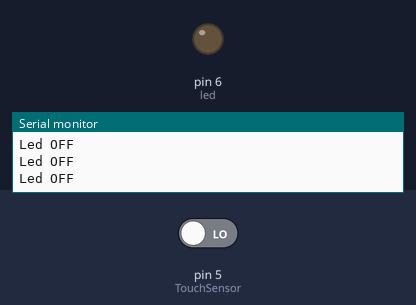
A sketch run on a simulated Arduino Uno, built with avr-gcc and run on an emulated ATmega328P. Parts: output pins drawn as LEDs (lit = HIGH), the last lines printed to the serial monitor. The inputs (shaded band) are chosen by the test bench; at power-on: pin 5 (TouchSensor) LOW.

Above: at 1.2 s.
1.3 s: pin 5 (TouchSensor) driven HIGH
At 1.8 s:
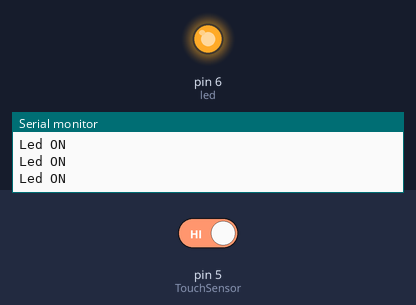
2.8 s: pin 5 (TouchSensor) driven LOW
At 3.1 s:
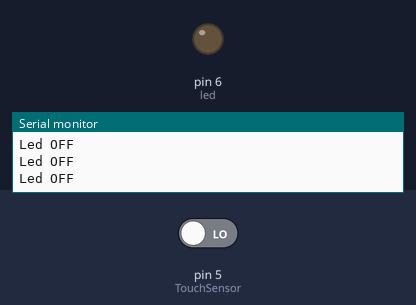
Timing chart, 0 to 5.8 s (numbered marks = the images above; inputs shaded):
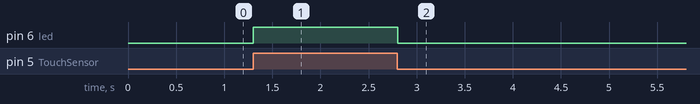

Measured:
- after the input at 1.3 s, pin 6 (led): LOW → HIGH at once
- after the input at 2.8 s, pin 6 (led): HIGH → LOW at once

The sketch:

touch_sensor.ino
```cpp
/*23. rész - Az érintőgomb
 *
 * Készítette: Kotán Tamás Balázs - Magyar Arduino Labor
 * Győr, 2017.02.10.
 */

int TouchSensor = 5;
int led = 6;

void setup() {
  Serial.begin(9600);
  pinMode(led, OUTPUT);
  pinMode(TouchSensor, INPUT);
}

void loop() {
  if (digitalRead(TouchSensor) == HIGH)
  {
    digitalWrite(led, HIGH);
    Serial.println("Led ON");
  }
  else
  {
    digitalWrite(led, LOW);
    Serial.println("Led OFF");
  }
  delay(50);
}
```
